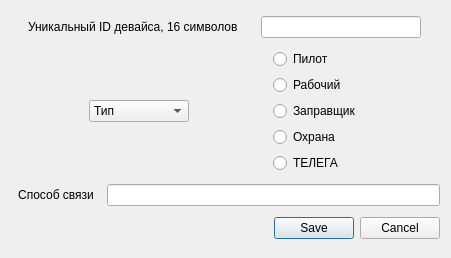
<?xml version="1.0" encoding="UTF-8"?>
<ui version="4.0">
 <class>AddDevice</class>
 <widget class="QDialog" name="AddDevice">
  <property name="geometry">
   <rect>
    <x>0</x>
    <y>0</y>
    <width>451</width>
    <height>258</height>
   </rect>
  </property>
  <property name="windowTitle">
   <string>Добавление объекта</string>
  </property>
  <layout class="QGridLayout" name="gridLayout">
   <item row="0" column="0">
    <layout class="QHBoxLayout" name="horizontalLayout">
     <item>
      <widget class="QLabel" name="label">
       <property name="sizePolicy">
        <sizepolicy hsizetype="Maximum" vsizetype="Fixed">
         <horstretch>0</horstretch>
         <verstretch>0</verstretch>
        </sizepolicy>
       </property>
       <property name="text">
        <string>Уникальный ID девайса, 16 символов</string>
       </property>
      </widget>
     </item>
     <item>
      <widget class="QLineEdit" name="lineEditDevice">
       <property name="sizePolicy">
        <sizepolicy hsizetype="Fixed" vsizetype="Fixed">
         <horstretch>0</horstretch>
         <verstretch>0</verstretch>
        </sizepolicy>
       </property>
       <property name="minimumSize">
        <size>
         <width>160</width>
         <height>0</height>
        </size>
       </property>
       <property name="maxLength">
        <number>16</number>
       </property>
       <property name="alignment">
        <set>Qt::AlignCenter</set>
       </property>
      </widget>
     </item>
    </layout>
   </item>
   <item row="1" column="0">
    <layout class="QHBoxLayout" name="horizontalLayout_2">
     <item>
      <widget class="QComboBox" name="comboBox">
       <property name="sizePolicy">
        <sizepolicy hsizetype="Fixed" vsizetype="Fixed">
         <horstretch>0</horstretch>
         <verstretch>0</verstretch>
        </sizepolicy>
       </property>
       <property name="minimumSize">
        <size>
         <width>100</width>
         <height>0</height>
        </size>
       </property>
       <property name="layoutDirection">
        <enum>Qt::LeftToRight</enum>
       </property>
       <property name="frame">
        <bool>true</bool>
       </property>
       <item>
        <property name="text">
         <string>Тип</string>
        </property>
       </item>
       <item>
        <property name="text">
         <string>Человек</string>
        </property>
       </item>
       <item>
        <property name="text">
         <string>Машина</string>
        </property>
       </item>
      </widget>
     </item>
     <item>
      <layout class="QVBoxLayout" name="verticalLayout_2">
       <item>
        <widget class="QRadioButton" name="radioButtonPilot">
         <property name="sizePolicy">
          <sizepolicy hsizetype="Maximum" vsizetype="Fixed">
           <horstretch>0</horstretch>
           <verstretch>0</verstretch>
          </sizepolicy>
         </property>
         <property name="layoutDirection">
          <enum>Qt::LeftToRight</enum>
         </property>
         <property name="text">
          <string>Пилот</string>
         </property>
         <property name="iconSize">
          <size>
           <width>32</width>
           <height>32</height>
          </size>
         </property>
        </widget>
       </item>
       <item>
        <widget class="QRadioButton" name="radioButtonWorker">
         <property name="sizePolicy">
          <sizepolicy hsizetype="Maximum" vsizetype="Fixed">
           <horstretch>0</horstretch>
           <verstretch>0</verstretch>
          </sizepolicy>
         </property>
         <property name="layoutDirection">
          <enum>Qt::LeftToRight</enum>
         </property>
         <property name="text">
          <string>Рабочий</string>
         </property>
         <property name="iconSize">
          <size>
           <width>32</width>
           <height>32</height>
          </size>
         </property>
        </widget>
       </item>
       <item>
        <widget class="QRadioButton" name="radioButtonFuel">
         <property name="sizePolicy">
          <sizepolicy hsizetype="Maximum" vsizetype="Fixed">
           <horstretch>0</horstretch>
           <verstretch>0</verstretch>
          </sizepolicy>
         </property>
         <property name="layoutDirection">
          <enum>Qt::LeftToRight</enum>
         </property>
         <property name="text">
          <string>Заправщик</string>
         </property>
         <property name="iconSize">
          <size>
           <width>32</width>
           <height>32</height>
          </size>
         </property>
        </widget>
       </item>
       <item>
        <widget class="QRadioButton" name="radioButtonSecurity">
         <property name="sizePolicy">
          <sizepolicy hsizetype="Maximum" vsizetype="Fixed">
           <horstretch>0</horstretch>
           <verstretch>0</verstretch>
          </sizepolicy>
         </property>
         <property name="layoutDirection">
          <enum>Qt::LeftToRight</enum>
         </property>
         <property name="text">
          <string>Охрана</string>
         </property>
         <property name="iconSize">
          <size>
           <width>32</width>
           <height>32</height>
          </size>
         </property>
        </widget>
       </item>
       <item>
        <widget class="QRadioButton" name="radioButtonCar">
         <property name="sizePolicy">
          <sizepolicy hsizetype="Maximum" vsizetype="Fixed">
           <horstretch>0</horstretch>
           <verstretch>0</verstretch>
          </sizepolicy>
         </property>
         <property name="layoutDirection">
          <enum>Qt::LeftToRight</enum>
         </property>
         <property name="text">
          <string>ТЕЛЕГА</string>
         </property>
         <property name="iconSize">
          <size>
           <width>32</width>
           <height>32</height>
          </size>
         </property>
        </widget>
       </item>
      </layout>
     </item>
    </layout>
   </item>
   <item row="2" column="0">
    <layout class="QHBoxLayout" name="horizontalLayout_4">
     <item>
      <widget class="QLabel" name="label_9">
       <property name="sizePolicy">
        <sizepolicy hsizetype="Maximum" vsizetype="Fixed">
         <horstretch>0</horstretch>
         <verstretch>0</verstretch>
        </sizepolicy>
       </property>
       <property name="minimumSize">
        <size>
         <width>90</width>
         <height>0</height>
        </size>
       </property>
       <property name="text">
        <string>Способ связи</string>
       </property>
       <property name="alignment">
        <set>Qt::AlignCenter</set>
       </property>
      </widget>
     </item>
     <item>
      <widget class="QLineEdit" name="lineEditLink">
       <property name="sizePolicy">
        <sizepolicy hsizetype="Minimum" vsizetype="Fixed">
         <horstretch>0</horstretch>
         <verstretch>0</verstretch>
        </sizepolicy>
       </property>
       <property name="minimumSize">
        <size>
         <width>300</width>
         <height>0</height>
        </size>
       </property>
       <property name="maxLength">
        <number>32</number>
       </property>
       <property name="clearButtonEnabled">
        <bool>false</bool>
       </property>
      </widget>
     </item>
    </layout>
   </item>
   <item row="3" column="0">
    <widget class="QDialogButtonBox" name="buttonBox">
     <property name="layoutDirection">
      <enum>Qt::LeftToRight</enum>
     </property>
     <property name="orientation">
      <enum>Qt::Horizontal</enum>
     </property>
     <property name="standardButtons">
      <set>QDialogButtonBox::Cancel|QDialogButtonBox::Save</set>
     </property>
    </widget>
   </item>
  </layout>
 </widget>
 <resources/>
 <connections>
  <connection>
   <sender>buttonBox</sender>
   <signal>accepted()</signal>
   <receiver>AddDevice</receiver>
   <slot>accept()</slot>
   <hints>
    <hint type="sourcelabel">
     <x>248</x>
     <y>254</y>
    </hint>
    <hint type="destinationlabel">
     <x>157</x>
     <y>274</y>
    </hint>
   </hints>
  </connection>
  <connection>
   <sender>buttonBox</sender>
   <signal>rejected()</signal>
   <receiver>AddDevice</receiver>
   <slot>reject()</slot>
   <hints>
    <hint type="sourcelabel">
     <x>316</x>
     <y>260</y>
    </hint>
    <hint type="destinationlabel">
     <x>286</x>
     <y>274</y>
    </hint>
   </hints>
  </connection>
 </connections>
</ui>
